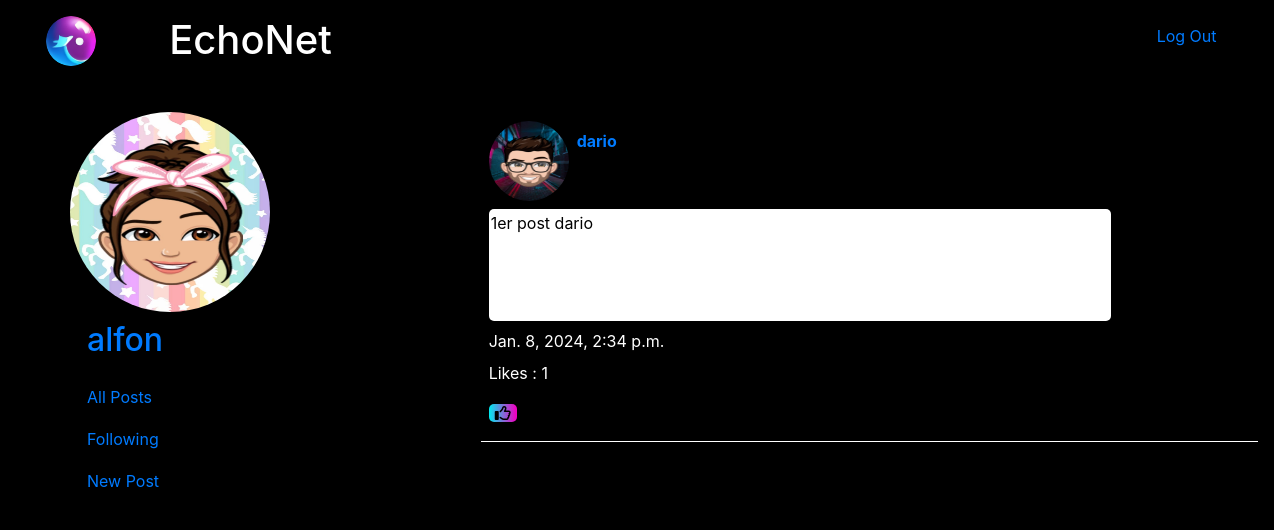
Screenshot of /following (signed in) with the database file from the repository.
### network/models.py (models this page shows, shortened)
class User(AbstractUser):
    profile_image = models.ImageField(upload_to='profile_images', null=True, blank=True,default=None)
    first_name = models.CharField(max_length=50)
    last_name = models.CharField(max_length=50)
    username = models.CharField(max_length=50,unique=True,)
    email = models.EmailField(max_length=50,unique=True,)
    country = models.CharField(max_length= 50,default="")
    phone_number = models.CharField(max_length=50,default="",verbose_name='Phone Number')

class Post(models.Model):
    post = models.TextField(max_length=500)
    date = models.DateTimeField(auto_now_add = True)
    user = models.ForeignKey(User,on_delete=models.CASCADE,blank=False,null=False,related_name='userPost')
    like = models.IntegerField(default=0,  validators=[MinValueValidator(0)])

### network/views.py (the view)
# urls.py: path("following", views.following, name="following"),
def following(request):
    followed_users = Followers.objects.filter(userFollowed=request.user)
    following_posts = Post.objects.filter(user__in=followed_users.values_list('userWhoFollows', flat=True)).order_by("-id")
    paginator = Paginator(following_posts, 10)
    page_number = request.GET.get('page')
    posts_in_page = paginator.get_page(page_number)
    return render(request, "network/following.html", {
        "postInPage": posts_in_page,
    })

### network/templates/network/following.html (shortened to what this page needs)
{% extends "network/layout.html" %}
{% load static %}
{% block body %}
    {% for post in postInPage %}
        <ul>
            <li>
                <div class="m-2 d-flex" >
                    <div >
                        {% if post.user.profile_image%}
                            <img src="{{post.user.profile_image.url }}" alt="" width="80" height="80">
                        {% endif %}
                    </div>
                    <div class="m-2">
                        <a href=" {% url 'profile' userConected=post.user.username %} "><b>{{post.user.username}}</b></a>
                    </div>
                </div>
                <div id="postContent_{{post.id}}"  class="post m-2 ">
                    {{post.post}}
                </div>
                <div class="m-2">
                    {{post.date}}
                </div>
                <div class="mx-2">
                    <p id="totalLikes_{{post.id}}">Likes : {{post.like}}</p>
                </div>
                <div class="mx-2 ">
                    {% if user.is_authenticated %}
                        {% if post.user != currentUser%}
                            {% if post.id in whoYouLiked%}
                                <div class="text-top ">
                                    <button class="fa-regular fa-thumbs-down mt-0" id="like_{{post.id}}" onclick="likeUnlike('{{post.id}}', '{{whoYouLiked}}')" data-post-id="1" data-liked="false"></button>
                                </div>
                            {% else %}
                                <div>
                                    <button class="fa-regular fa-thumbs-up mt-0" data-post-id="1" id="like_{{post.id}}" onclick="likeUnlike('{{post.id}}', '{{whoYouLiked}}')" data-liked="false"></button>
                                </div>
                            {% endif %}
                        {% endif %}
                    {% endif %}
                </div >
                <hr>
            </li>
        </ul>
    {% endfor %}
{% endblock %}

### network/templates/network/layout.html (shortened to what this page needs)
{% load static %}
<!DOCTYPE html>
<html lang="en">
    <head>
        <link rel="stylesheet" href="https://stackpath.bootstrapcdn.com/bootstrap/4.4.1/css/bootstrap.min.css"
>
        <link href="{% static 'network/styles.css' %}" rel="stylesheet">
        <link href="{% static 'fontawesomefree/css/fontawesome.css' %}" rel="stylesheet" type="text/css">
        <link href="{% static 'fontawesomefree/css/brands.css' %}" rel="stylesheet" type="text/css">
        <link href="{% static 'fontawesomefree/css/solid.css' %}" rel="stylesheet" type="text/css">
    </head>
    <body>
        <div>
            <div class="logo d-flex mb-4">
                <div class=" col-1 m-3 text-right">
                    <a class="col-12" href="{% url 'index' %}">
                        <img src="{% static 'network/images/LogoRedondo.png' %}" width="50rem" />
                    </a>
                </div>
                <div class="col-9 d-flex  m-3">
                    <h1 class="">EchoNet</h1>
                </div>
                {% if user.is_authenticated %}
                <div class="col-2 ">
                    <a class="nav-link mt-3" href="{% url 'logout' %}">Log Out</a>
                </div>
                {% endif %}
            </div>
            <div class="body d-flex">
                <div class="col-4">
                    <nav class="col-12 ">
                        <ul class="  ">
                            {% if user.is_authenticated %}
                            <div >
                                    {% if user.profile_image %}
                                    <img src="{{user.profile_image.url }}" alt="" width="200" height="200">
                                    {% endif %}
                            </div>
                            <li class="nav-item">
                                <a class="nav-link" href=" {% url 'profile' userConected=user.username %}"><strong>
                                    <h2>{{user.username }}</h2></strong></a>
                            </li>
                            {% endif %}
                            <li class="nav-item ">
                                <a class="nav-link " href="{% url 'index' %}">All Posts</a>
                            </li>
                            {% if user.is_authenticated %}
                            <li class="nav-item">
                                <a class="nav-link" href="{% url 'following' %}">Following</a>
                            </li>
                            <li class="nav-item">
                                <a class="nav-link" href="{% url 'newPost' %}">New Post</a>
                            </li>
                            {% endif %}
                        </ul>
                    </nav>
                </div>
                <div class="block col-8  ">
                    {% block body %}
                    {% endblock %}
                </div>
            </div>
        </div>
    </body>
</html>

### network/static/network/styles.css (style rules this page uses)
li { border: 1px solid black; list-style: none; }
.post { background-color: white ; }
button,input,.page-link { border-radius: 5px; border: none; background: linear-gradient(90deg, rgba(218,76,76,1) 0%, rgba(0,235,240,1) 0%, rgba(240,0,194,1) 96%); -webkit-border-radius: 5px; -moz-border-radius: 5px; -ms-border-radius: 5px; -o-border-radius: 5px; margin-top: 1rem; color: black; }
body { background: #000; color: white; }
.post { border-radius: 5px; padding: 2px; width: 80%; height: 7rem; color: black; -webkit-border-radius: 5px; -moz-border-radius: 5px; -ms-border-radius: 5px; -o-border-radius: 5px; }
hr { color: white; border-color: white; border-width: 1px; }
img { border-radius: 50%; -webkit-border-radius: 50%; -moz-border-radius: 50%; -ms-border-radius: 50%; -o-border-radius: 50%; }

### rows the page displays
User: profile_image (picture), username "alfon"
Post: user.profile_image (picture), user.username "dario", post "1er post dario", date "Jan. 8, 2024, 2:34 p.m.", like "1"
